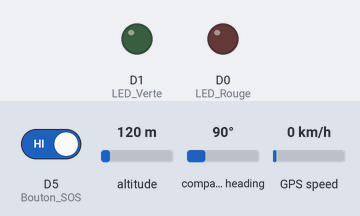
Simulated run of this sketch. Board: ESP8266 (NodeMCU). Shown: output pins drawn as LEDs (lit = HIGH). Dashed ring = blinking. Inputs (shaded band) come from the test bench; at power-on: D5 (Bouton_SOS) HIGH, altitude 120 m, compass heading 90°, GPS speed 0 km/h. WiFi joins after 1.5 s; servers stay silent unless stated; uploads are accepted with an empty reply; the GPS gets a fix after 3 s at 37.7749, -122.4194 with 8 satellites; what the sketch prints to the serial monitor is not drawn.

Above: at 4.9 s.
5.0 s: D5 (Bouton_SOS) driven LOW
At 8.0 s:
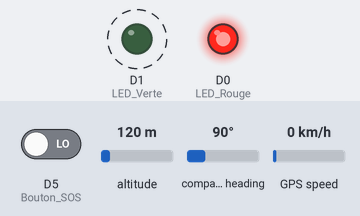
10.1 s: D5 (Bouton_SOS) driven HIGH
At 10.65 s:
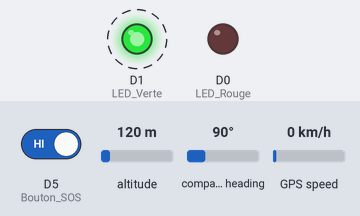
Timing chart, 0 to 19.6 s (numbered marks = the images above; inputs shaded):
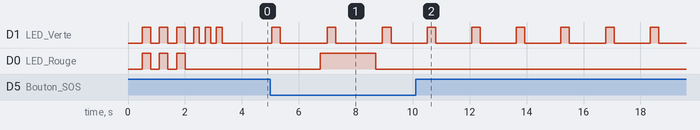

Measured:
- after the input at 5.0 s, D0 (LED_Rouge): LOW → HIGH after 1.7 s, → LOW 2.0 s later
- after the input at 10.1 s, D0 (LED_Rouge): stops changing and stays LOW
- by itself, D1 (LED_Verte): alternates HIGH for 0.30 s and LOW for 1.3 s

The sketch:

bracelet_gps.ino
```cpp
#include <TinyGPSPlus.h>
#include <SoftwareSerial.h>
#include <ESP8266WiFi.h>
#include <ESP8266HTTPClient.h>
#include <WiFiClientSecure.h>
#include <ArduinoJson.h>

// === CONFIGURATION WiFi ===
const char *ssid     = "VirungAI";
const char *password = "123456789000";

// === SUPABASE REST API ===
// Le bracelet envoie directement à Supabase sans passer par Vercel
const char* SUPABASE_HOST = "qrsukiatatwsyitcuuql.supabase.co";
const char* SUPABASE_KEY  = "eyJhbGciOiJIUzI1NiIsInR5cCI6IkpXVCJ9.eyJpc3MiOiJzdXBhYmFzZSIsInJlZiI6InFyc3VraWF0YXR3c3lpdGN1dXFsIiwicm9sZSI6InNlcnZpY2Vfcm9sZSIsImlhdCI6MTc4NTEyNjE1MCwiZXhwIjoyMTAwNzAyMTUwfQ.BQe2omWFo6mcGEZ71CGvyuu7FzfP3cpvInSNgbl3z5w";

// GPS Software Serial sur D2 (RX) et D3 (TX)
static const int RXPin = D2, TXPin = D3;
static const uint32_t GPSBaud = 9600;

TinyGPSPlus gps;
SoftwareSerial ss(D2, D3);

// === VARIABLES GLOBALES ===
String latitude;
String longitude;
String etatalerte;
int nombreappuie = 0;
int idEnfantActif = -1;  // -1 = non encore récupéré depuis Supabase

// === SETUP ===
void setup() {
  pinMode(D5, INPUT);   // Bouton SOS
  pinMode(D0, OUTPUT);  // LED Rouge (Alerte)
  pinMode(D1, OUTPUT);  // LED Verte (Succès envoi)

  Serial.begin(9600);
  ss.begin(GPSBaud);

  Serial.println(F("=== CS MAMA MULZEI - Bracelet GPS ESP8266 ==="));
  Serial.println(F("Initialisation..."));

  connectToWiFi();

  // Récupérer dynamiquement le dernier élève inscrit depuis Supabase
  idEnfantActif = getDernierEnfantId();

  if (idEnfantActif > 0) {
    Serial.print(F("Bracelet assigné à l'élève ID : "));
    Serial.println(idEnfantActif);
  } else {
    Serial.println(F("AVERTISSEMENT: Aucun élève trouvé - utilisation ID=1 par défaut"));
    idEnfantActif = 1;
  }
}

// === LOOP PRINCIPAL ===
void loop() {
  // Alimentation du GPS
  smartDelay(1000);

  // Lecture de la position GPS
  latitude  = String(gps.location.lat(), 6);
  longitude = String(gps.location.lng(), 6);

  Serial.print(F("GPS -> Lat: "));
  Serial.print(latitude);
  Serial.print(F(" | Lng: "));
  Serial.println(longitude);

  // Gestion du bouton SOS (D5)
  if (digitalRead(D5) == LOW) {
    delay(400);
    nombreappuie++;
  }

  if (nombreappuie == 0) {
    etatalerte = "0";
    digitalWrite(D0, LOW);
  } else if (nombreappuie == 1) {
    etatalerte = "1";
    digitalWrite(D0, HIGH);
    Serial.println(F("!!! BOUTON SOS PRESSÉ !!!"));
  } else if (nombreappuie >= 2) {
    nombreappuie = 0;
    digitalWrite(D0, LOW);
    Serial.println(F("SOS désactivé."));
  }

  // Vérification connexion WiFi
  if (!WiFi.isConnected()) {
    Serial.println(F("WiFi perdu - reconnexion..."));
    connectToWiFi();
  }

  // Si pas encore d'ID élève valide, réessayer
  if (idEnfantActif <= 0) {
    idEnfantActif = getDernierEnfantId();
    if (idEnfantActif <= 0) idEnfantActif = 1;
  }

  // Envoi de la position vers Supabase
  envoyerPosition();

  if (millis() > 5000 && gps.charsProcessed() < 10) {
    Serial.println(F("AVERTISSEMENT: Aucune donnée GPS - vérifiez le câblage du module GPS"));
  }
}

// === RÉCUPÉRATION DYNAMIQUE DU DERNIER ÉLÈVE INSCRIT ===
int getDernierEnfantId() {
  WiFiClientSecure client;
  HTTPClient http;
  client.setInsecure();
  client.setBufferSizes(1024, 1024);

  // Requête Supabase : SELECT * FROM enfant ORDER BY idenfant DESC LIMIT 1
  String url = "/rest/v1/enfant?select=idenfant&order=idenfant.desc&limit=1";

  http.setTimeout(10000);
  http.begin(client, SUPABASE_HOST, 443, url);
  http.addHeader("apikey",         SUPABASE_KEY);
  http.addHeader("Authorization",  String("Bearer ") + SUPABASE_KEY);
  http.addHeader("Content-Type",   "application/json");

  int httpCode = http.GET();
  Serial.print(F("Récupération dernier élève - HTTP: "));
  Serial.println(httpCode);

  if (httpCode == 200) {
    String payload = http.getString();
    Serial.print(F("Réponse Supabase: "));
    Serial.println(payload);
    http.end();

    // Parsage JSON simple : [{"idenfant":3}]
    // On cherche le premier nombre après "idenfant":
    int colonIdx = payload.indexOf("\"idenfant\":");
    if (colonIdx != -1) {
      int start = colonIdx + 11; // sauter "idenfant":
      int end   = start;
      while (end < payload.length() && (isDigit(payload[end]) || payload[end] == '-')) end++;
      String idStr = payload.substring(start, end);
      idStr.trim();
      int id = idStr.toInt();
      if (id > 0) {
        Serial.print(F("Dernier élève inscrit ID: "));
        Serial.println(id);
        return id;
      }
    }
  }
  http.end();
  return -1;
}

// === ENVOI POSITION GPS VERS SUPABASE ===
void envoyerPosition() {
  WiFiClientSecure client;
  HTTPClient http;
  client.setInsecure();
  client.setBufferSizes(1024, 1024);

  // Payload JSON pour Supabase REST API
  String jsonPayload = "{\"idenfant\":" + String(idEnfantActif) +
                       ",\"latitude\":"  + latitude +
                       ",\"longitude\":" + longitude +
                       ",\"etat\":"      + etatalerte + "}";

  Serial.print(F("Envoi Supabase: "));
  Serial.println(jsonPayload);

  http.setTimeout(15000);
  http.begin(client, SUPABASE_HOST, 443, "/rest/v1/position");
  http.addHeader("Content-Type",  "application/json");
  http.addHeader("apikey",        SUPABASE_KEY);
  http.addHeader("Authorization", String("Bearer ") + SUPABASE_KEY);
  http.addHeader("Prefer",        "resolution=merge-duplicates");

  int httpCode = http.POST(jsonPayload);
  Serial.print(F("HTTP Code: "));
  Serial.println(httpCode);

  // 201 Created, 200 OK, 409 Conflict/Merge = Succès
  if (httpCode == 201 || httpCode == 200 || httpCode == 409) {
    Serial.println(F("✓ Position envoyée avec succès !"));
    digitalWrite(D1, HIGH);
    delay(300);
    digitalWrite(D1, LOW);
  } else {
    Serial.print(F("✗ Échec envoi. Code HTTP: "));
    Serial.println(httpCode);
    // Clignotement LED rouge pour erreur
    for (int i = 0; i < 3; i++) {
      digitalWrite(D0, HIGH); delay(150);
      digitalWrite(D0, LOW);  delay(150);
    }
  }
  http.end();
}

// === SMART DELAY - Alimente le GPS pendant l'attente ===
static void smartDelay(unsigned long ms) {
  unsigned long start = millis();
  do {
    while (ss.available())
      gps.encode(ss.read());
  } while (millis() - start < ms);
}

// === CONNEXION WIFI ===
void connectToWiFi() {
  WiFi.mode(WIFI_OFF);
  delay(500);
  WiFi.mode(WIFI_STA);
  Serial.print(F("Connexion WiFi au réseau : "));
  Serial.println(ssid);
  WiFi.begin(ssid, password);

  int attempts = 0;
  while (WiFi.status() != WL_CONNECTED && attempts < 30) {
    digitalWrite(D0, HIGH); digitalWrite(D1, HIGH);
    delay(300);
    digitalWrite(D0, LOW);  digitalWrite(D1, LOW);
    delay(300);
    Serial.print(".");
    attempts++;
  }

  if (WiFi.isConnected()) {
    Serial.println();
    Serial.println(F("✓ WiFi Connecté !"));
    Serial.print(F("Adresse IP : "));
    Serial.println(WiFi.localIP());
    // Signal WiFi connecté = clignoter LED verte 3x
    for (int i = 0; i < 3; i++) {
      digitalWrite(D1, HIGH); delay(200);
      digitalWrite(D1, LOW);  delay(200);
    }
  } else {
    Serial.println();
    Serial.println(F("✗ Échec connexion WiFi après 30 tentatives"));
    // Signal erreur = LED rouge fixe 2s
    digitalWrite(D0, HIGH);
    delay(2000);
    digitalWrite(D0, LOW);
  }
}
```
